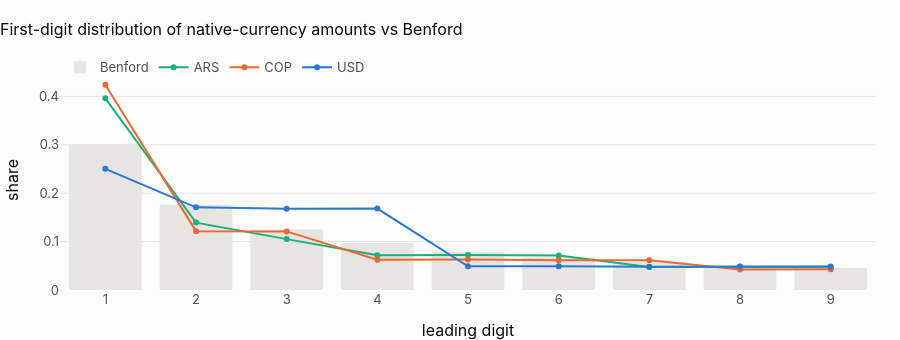

The cell this chart's notebook holds for it:
### Markdown cell above
**2b. Benford's law.** Fabricated figures often break the first-digit law. Compared across the native-currency amount and per currency.

### Code cell
def first_digit(s):
    s = s[s > 0]
    return (
        (s / 10 ** np.floor(np.log10(s)))
        .astype(int)
        .value_counts(normalize=True)
        .reindex(range(1, 10), fill_value=0)
    )


nat = con.sql(
    "select currency, amount from m_transactions where amount > 0 using sample 600000 rows"
).df()
benf = pd.Series({d: np.log10(1 + 1 / d) for d in range(1, 10)})
rows = []
fig = go.Figure(go.Bar(x=benf.index, y=benf.values, marker_color="#e6e5e1", name="Benford"))
cols = {"USD": theme.BLUE, "COP": theme.ORANGE, "ARS": theme.AQUA}
for cur, d in nat.groupby("currency"):
    fd = first_digit(d.amount)
    mad_b = (fd - benf).abs().mean()
    chi = stats.chisquare(fd * len(d), benf * len(d))[0]
    rows.append(
        dict(
            currency=cur,
            n=len(d),
            MAD=mad_b,
            chi2=chi,
            conformity="close (<0.006)"
            if mad_b < 0.006
            else "acceptable (<0.012)"
            if mad_b < 0.012
            else "marginal (<0.015)"
            if mad_b < 0.015
            else "NON-conforming",
        )
    )
    fig.add_scatter(
        x=fd.index, y=fd.values, mode="lines+markers", name=cur, line=dict(color=cols[cur], width=2)
    )
fig.update_layout(
    height=340,
    title="First-digit distribution of native-currency amounts vs Benford",
    xaxis_title="leading digit",
    yaxis_title="share",
)
fig.show()
pd.DataFrame(rows).style.format({"n": "{:,.0f}", "MAD": "{:.4f}", "chi2": "{:,.0f}"})

### Figure 1 — Plotly figure (JSON) as saved in the notebook; plotly's stock layout.template omitted (floating-point values rounded to 4 significant figures)
{"data": [{"marker": {"color": "#e6e5e1"}, "name": "Benford", "type": "bar", "x": [1, 2, 3, 4, 5, 6, 7, 8, 9], "y": [0.301, 0.1761, 0.1249, 0.09691, 0.07918, 0.06695, 0.05799, 0.05115, 0.04576]}, {"line": {"color": "#1baf7a", "width": 2}, "mode": "lines+markers", "name": "ARS", "type": "scatter", "x": [1, 2, 3, 4, 5, 6, 7, 8, 9], "y": [0.396, 0.1392, 0.1051, 0.07191, 0.07229, 0.07128, 0.04751, 0.04808, 0.0486]}, {"line": {"color": "#eb6834", "width": 2}, "mode": "lines+markers", "name": "COP", "type": "scatter", "x": [1, 2, 3, 4, 5, 6, 7, 8, 9], "y": [0.424, 0.1216, 0.1211, 0.06251, 0.06299, 0.06129, 0.06165, 0.04214, 0.04268]}, {"line": {"color": "#2a78d6", "width": 2}, "mode": "lines+markers", "name": "USD", "type": "scatter", "x": [1, 2, 3, 4, 5, 6, 7, 8, 9], "y": [0.2503, 0.1707, 0.168, 0.1683, 0.04894, 0.04926, 0.04803, 0.04829, 0.04815]}], "layout": {"height": 340, "title": {"text": "First-digit distribution of native-currency amounts vs Benford"}, "xaxis": {"title": {"text": "leading digit"}}, "yaxis": {"title": {"text": "share"}}}}
